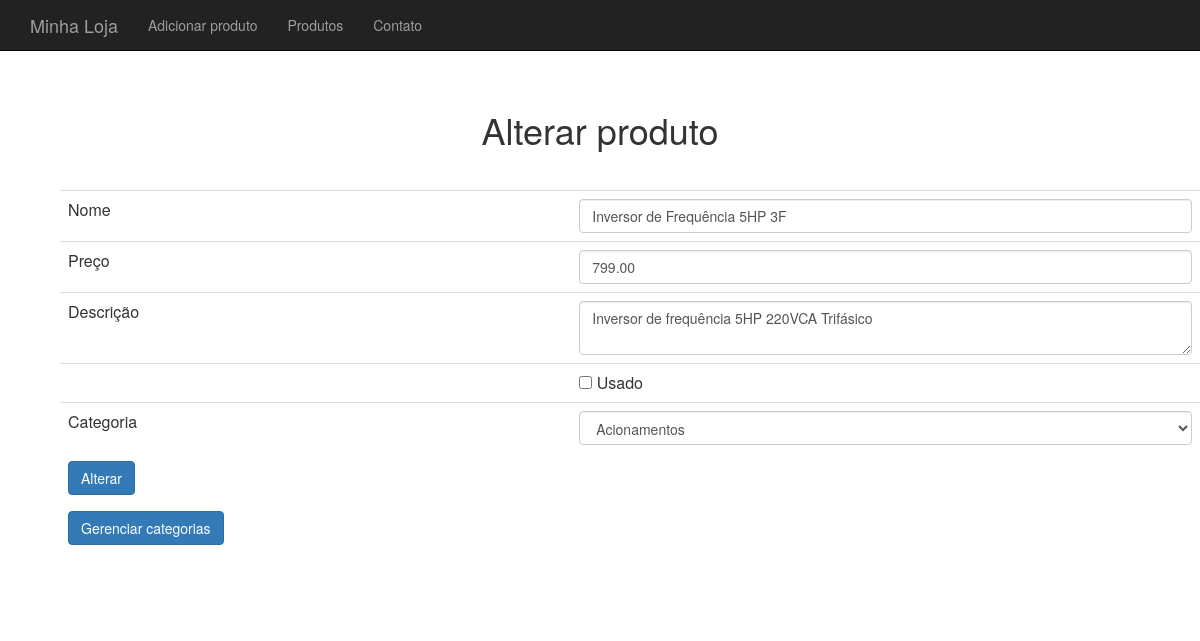
The page /altera-produto-formulario.php?id=12 (signed in) on the database its author committed.
### tables this page shows
CREATE TABLE `produtos` (
  `id` int(11) NOT NULL,
  `nome` varchar(255) DEFAULT NULL,
  `preco` decimal(10,2) DEFAULT NULL,
  `descricao` mediumtext,
  `categoria_id` int(11) DEFAULT NULL,
  `usado` tinyint(1) DEFAULT '0'
);

### banco-produto.php (called while the page is built, shortened)
<?php
require_once("class/Produto.php");
require_once("class/Categoria.php");
function buscaProduto($conexao, $id) {
	$query = "select * from produtos where id = {$id}";
	$resultado = mysqli_query($conexao, $query);
	$produto_buscado = mysqli_fetch_assoc($resultado);
	$categoria = new Categoria();
	$categoria->setId($produto_buscado['categoria_id']);
	$nome = $produto_buscado['nome'];
	$descricao = $produto_buscado['descricao'];
	$preco = $produto_buscado['preco'];
	$usado = $produto_buscado['usado'];
	$produto = new Produto($nome, $preco, $descricao, $categoria, $usado);
	$produto->setId($produto_buscado['id']);
	return $produto;
}

### class/Produto.php (called while the page is built, shortened)
<?php
class Produto {
	private $nome;
	private $descricao;
	private $categoria;
	private $usado;
	private $preco;
	function __construct($nome, $preco, $descricao, Categoria $categoria, $usado) {
		$this->nome = $nome;
		$this->preco = $preco;
		$this->descricao = $descricao;
		$this->categoria = $categoria;
		$this->usado = $usado;
	}
	public function getPreco() {
		return $this->preco;
	}
	public function getNome() {
		return $this->nome;
	}
	public function getDescricao() {
		return $this->descricao;
	}
	public function isUsado() {
		return $this->usado;
	}
	public function setUsado($usado) {
			$this->usado = $usado;
	}
	public function getCategoria() {
		return $this->categoria;
	}
}
 ?>

### banco-categoria.php (called while the page is built, shortened)
<?php
require_once("class/Categoria.php");
function listaCategorias($conexao) {
	$categorias = array();
	$resultado = mysqli_query($conexao, "select * from categorias");
	while($categoria_array = mysqli_fetch_assoc($resultado)) {
		$categoria = new Categoria();
		$categoria->setId ($categoria_array['id']);
		$categoria->setNome ($categoria_array['nome']);
		array_push($categorias, $categoria);
	}
	return $categorias;
}

### class/Categoria.php (called while the page is built)
<?php
class Categoria {
	private $id;
	private $nome;
	public function getId() {
		return $this->id;
	}
	public function setId($id) {
		$this->id = $id;
	}
	public function getNome() {
		return $this->nome;
	}
	public function setNome($nome) {
		$this->nome = $nome;
	}
}
?>

### produto-formulario-base.php (the view, shortened to what this page needs)
<tr>
    <td>Nome</td>
    <td>
        <input class="form-control" type="text" name="nome"
            value="<?=$produto->getNome()?>">
    </td>
</tr>
<tr>
    <td>Preço</td>
    <td>
        <input class="form-control" type="number" step="0.01" name="preco"
            value="<?=$produto->getPreco()?>">
    </td>
</tr>
<tr>
    <td>Descrição</td>
    <td>
        <textarea class="form-control" name="descricao"><?=$produto->getDescricao()?></textarea>
    </td>
</tr>
<tr>
    <td></td>
    <td><input type="checkbox" name="usado" <?=$produto->isUsado()?> value="true"> Usado
</tr>
<tr>
    <td>Categoria</td>
    <td>
        <select name="categoria_id" class="form-control">
            <?php
            foreach($categorias as $categoria) :
                $essaEhACategoria = $produto->getCategoria()->getId() == $categoria->getId();
                $selecao = $essaEhACategoria ? "selected='selected'" : "";
            ?>
                <option value="<?=$categoria->getId()?>" <?=$selecao?>>
                    <?=$categoria->getNome()?>
                </option>
            <?php
            endforeach
            ?>
        </select>
    </td>
</tr>

### css/loja.css (style rules this page uses)
body { padding-top: 50px; }

### rows shown on the page
produtos: nome "Inversor de Frequência 5HP 3F", preco "799.00", descricao "Inversor de frequência 5HP 220VCA Trifásico"

### other values the page prints
form field categoria_id "Acionamentos"
